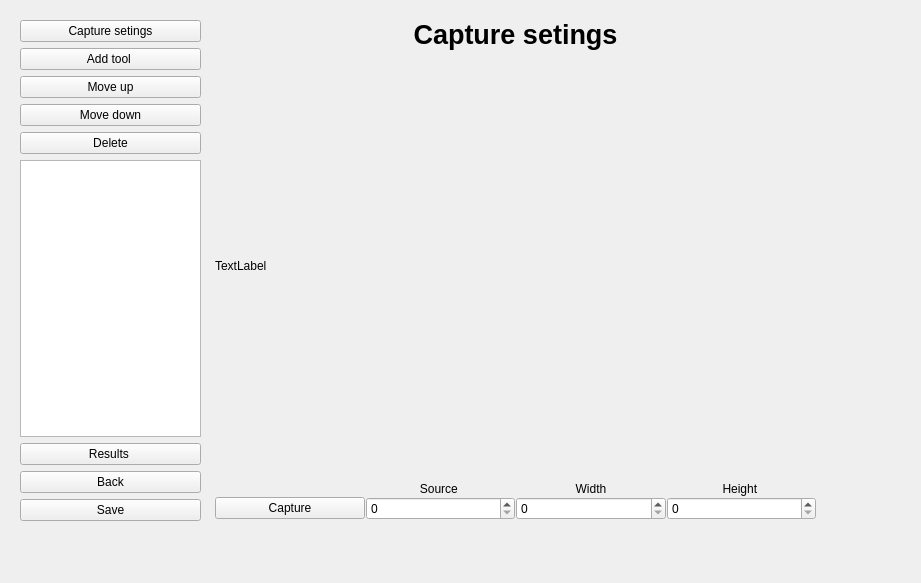
<?xml version="1.0" encoding="UTF-8"?>
<ui version="4.0">
 <class>EditView</class>
 <widget class="QWidget" name="EditView">
  <property name="geometry">
   <rect>
    <x>0</x>
    <y>0</y>
    <width>921</width>
    <height>583</height>
   </rect>
  </property>
  <property name="windowTitle">
   <string>Form</string>
  </property>
  <widget class="QWidget" name="verticalLayoutWidget">
   <property name="geometry">
    <rect>
     <x>20</x>
     <y>20</y>
     <width>181</width>
     <height>501</height>
    </rect>
   </property>
   <layout class="QVBoxLayout" name="verticalLayout">
    <property name="sizeConstraint">
     <enum>QLayout::SetNoConstraint</enum>
    </property>
    <item>
     <widget class="QPushButton" name="captureSetingsButton">
      <property name="text">
       <string>Capture setings</string>
      </property>
     </widget>
    </item>
    <item>
     <widget class="QPushButton" name="addToolButton">
      <property name="text">
       <string>Add tool </string>
      </property>
     </widget>
    </item>
    <item>
     <widget class="QPushButton" name="pushButton">
      <property name="text">
       <string>Move up</string>
      </property>
     </widget>
    </item>
    <item>
     <widget class="QPushButton" name="pushButton_5">
      <property name="text">
       <string>Move down</string>
      </property>
     </widget>
    </item>
    <item>
     <widget class="QPushButton" name="pushButton_6">
      <property name="text">
       <string>Delete</string>
      </property>
     </widget>
    </item>
    <item>
     <widget class="QListWidget" name="toolsList"/>
    </item>
    <item>
     <widget class="QPushButton" name="pushButton_4">
      <property name="text">
       <string>Results </string>
      </property>
     </widget>
    </item>
    <item>
     <widget class="QPushButton" name="backButton">
      <property name="text">
       <string>Back</string>
      </property>
     </widget>
    </item>
    <item>
     <widget class="QPushButton" name="saveButton">
      <property name="text">
       <string>Save</string>
      </property>
     </widget>
    </item>
   </layout>
  </widget>
  <widget class="QStackedWidget" name="stackedWidget">
   <property name="geometry">
    <rect>
     <x>210</x>
     <y>20</y>
     <width>661</width>
     <height>501</height>
    </rect>
   </property>
   <property name="sizePolicy">
    <sizepolicy hsizetype="Expanding" vsizetype="Expanding">
     <horstretch>0</horstretch>
     <verstretch>0</verstretch>
    </sizepolicy>
   </property>
   <property name="currentIndex">
    <number>0</number>
   </property>
   <widget class="QWidget" name="captureSetings">
    <widget class="QWidget" name="verticalLayoutWidget_2">
     <property name="geometry">
      <rect>
       <x>5</x>
       <y>-1</y>
       <width>601</width>
       <height>501</height>
      </rect>
     </property>
     <layout class="QVBoxLayout" name="verticalLayout_2">
      <item>
       <widget class="QLabel" name="label">
        <property name="sizePolicy">
         <sizepolicy hsizetype="Minimum" vsizetype="Preferred">
          <horstretch>0</horstretch>
          <verstretch>0</verstretch>
         </sizepolicy>
        </property>
        <property name="font">
         <font>
          <pointsize>20</pointsize>
          <weight>75</weight>
          <bold>true</bold>
         </font>
        </property>
        <property name="text">
         <string>Capture setings</string>
        </property>
        <property name="alignment">
         <set>Qt::AlignCenter</set>
        </property>
       </widget>
      </item>
      <item>
       <widget class="QLabel" name="camImage">
        <property name="sizePolicy">
         <sizepolicy hsizetype="Expanding" vsizetype="Expanding">
          <horstretch>0</horstretch>
          <verstretch>0</verstretch>
         </sizepolicy>
        </property>
        <property name="text">
         <string>TextLabel</string>
        </property>
       </widget>
      </item>
      <item>
       <layout class="QGridLayout" name="gridLayout" rowstretch="0,0,0,0,0" columnstretch="0,0,0,0">
        <property name="leftMargin">
         <number>0</number>
        </property>
        <property name="spacing">
         <number>1</number>
        </property>
        <item row="1" column="1">
         <widget class="QLabel" name="label_3">
          <property name="text">
           <string>Source </string>
          </property>
          <property name="alignment">
           <set>Qt::AlignCenter</set>
          </property>
         </widget>
        </item>
        <item row="2" column="2">
         <widget class="QSpinBox" name="widthInput">
          <property name="maximum">
           <number>2000</number>
          </property>
         </widget>
        </item>
        <item row="2" column="0">
         <widget class="QPushButton" name="captureButton">
          <property name="text">
           <string>Capture</string>
          </property>
         </widget>
        </item>
        <item row="2" column="1">
         <widget class="QSpinBox" name="sourceInput">
          <property name="maximum">
           <number>2000</number>
          </property>
         </widget>
        </item>
        <item row="2" column="3">
         <widget class="QSpinBox" name="heightInput"/>
        </item>
        <item row="1" column="2">
         <widget class="QLabel" name="label_4">
          <property name="text">
           <string>Width</string>
          </property>
          <property name="alignment">
           <set>Qt::AlignCenter</set>
          </property>
         </widget>
        </item>
        <item row="1" column="3">
         <widget class="QLabel" name="label_5">
          <property name="text">
           <string>Height </string>
          </property>
          <property name="alignment">
           <set>Qt::AlignCenter</set>
          </property>
         </widget>
        </item>
       </layout>
      </item>
     </layout>
    </widget>
   </widget>
   <widget class="QWidget" name="editTool">
    <widget class="QLabel" name="label_2">
     <property name="geometry">
      <rect>
       <x>130</x>
       <y>0</y>
       <width>241</width>
       <height>31</height>
      </rect>
     </property>
     <property name="font">
      <font>
       <pointsize>20</pointsize>
       <weight>75</weight>
       <bold>true</bold>
      </font>
     </property>
     <property name="text">
      <string>Edit tool</string>
     </property>
    </widget>
   </widget>
  </widget>
 </widget>
 <resources/>
 <connections/>
</ui>
